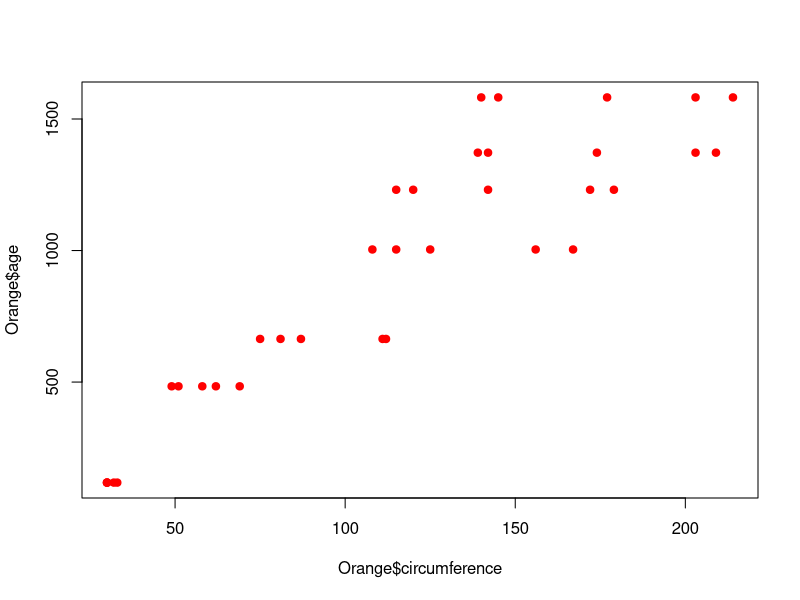

Generate this figure with R:
# [실습1] 피어슨 상관계수 구하기
cor(Orange$circumference, Orange$age)

# 피어슨 상관계수 구하기(산점도 그리기)
plot(Orange$circumference, Orange$age, col="red", pch=19)


# [실습2] 피어슨 상관계수 구하기
cor(iris[, 1:4])

# [실습3] 상관계수 검정
cor.test(iris$Petal.Length, iris$Petal.Width, method = "pearson") # 피어슨 상관계수 검정

# 스피어만 상관계수를 검정하려면 cor.test() 함수의 매개인자만 다음과 같이 변경하면 된다.
# cor.test(첫 번째 변수, 두 번째 변수, method= "spearman") # 스피어만 상관계수 
cor.test(iris$Petal.Length, iris$Petal.Width, method = "spearman")
